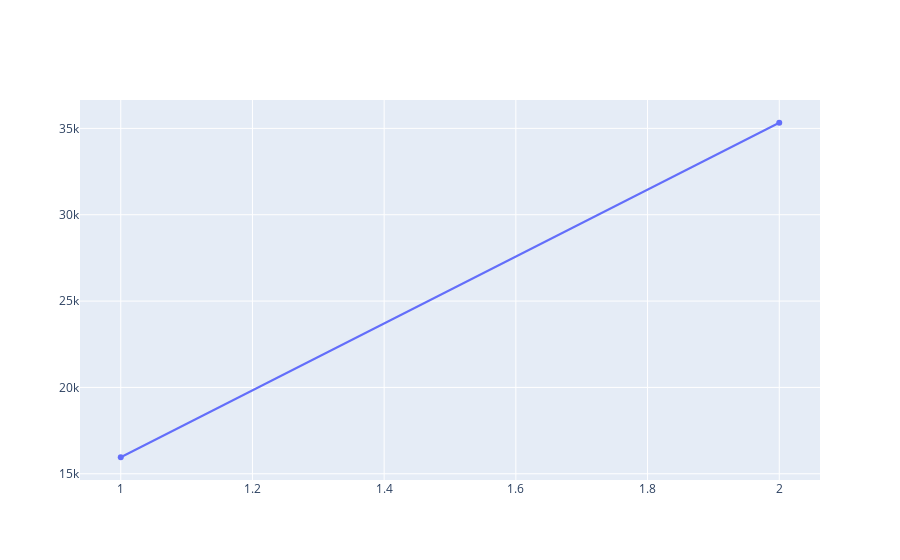

The notebook cell saved with this chart:
### Code cell


### Figure 1 — Plotly figure (JSON) as saved in the notebook; plotly's stock layout.template omitted (floating-point values rounded to 4 significant figures)
{"data": [{"name": "Количество токена А", "type": "scatter", "x": [1, 2, 3, 4, 5, 6, 7, 8, 9, 10, 11, 12, 13, 14, 15, 16, 17, 18, 19, 20, 21, 22, 23, 24, 25, 26, 27, 28, 29], "y": [15960.0, 35330.0]}], "layout": {}}
